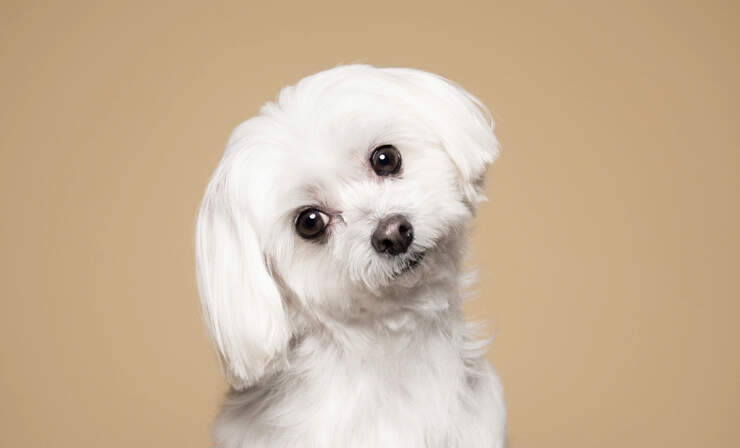
#> input picture dog.jpg, 740 x 448 px
$ python compressed_image.py
#> lines starting #> are read from the running program, lines starting #| are printed output that depends on the picture
import numpy as np
import cv2
import matplotlib.pyplot as plt

# load the image
img = cv2.imread('dog.jpg', 0)
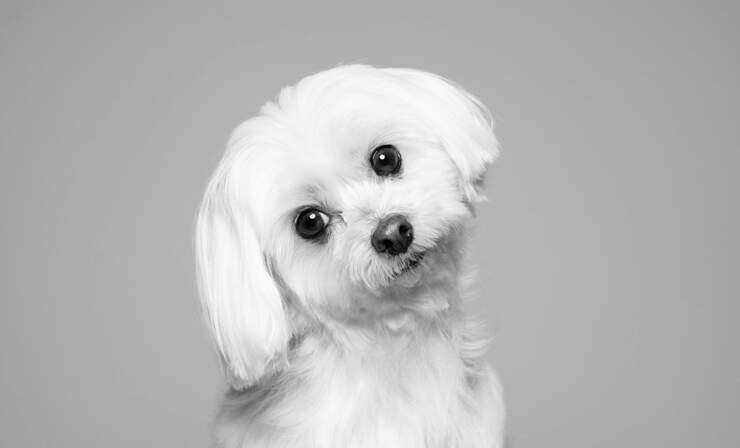
#> img: shape (448, 740); min 0, max 255, mean 182.6
# Compute FFT
f = np.fft.fft2(img)
fshift = np.fft.fftshift(f)

# finds the maximum magnitude in the frequency domain
# We keep only components greater than 10% of this maximum
# If a frequency component is smaller than this, we’ll remove it (set it to 0).
threshold = 0.1 * np.max(np.abs(fshift))
#> threshold = 6053034.1

# Frequencies larger than the threshold are kept.
# Others are set to 0 (removed/compressed).
fshift_compressed = np.where(np.abs(fshift) > threshold, fshift, 0)

# Inverse FFT to reconstruct the image
f_ishift = np.fft.ifftshift(fshift_compressed)
compressed_image = np.fft.ifft2(f_ishift)
compressed_image = np.abs(compressed_image)
#> compressed_image: shape (448, 740) float64; every value is 182.6

# Display the compressed image
plt.imshow(compressed_image, cmap='gray')
plt.title('Compressed Image')
plt.show()

# When applying FFT compression in a image we may see a strange blurring effect this is
# because we manipulate the frequency components of the image during the compression process.
# By transforming an image into its frequency components less significant frequencies
# are discarded leading compression.
